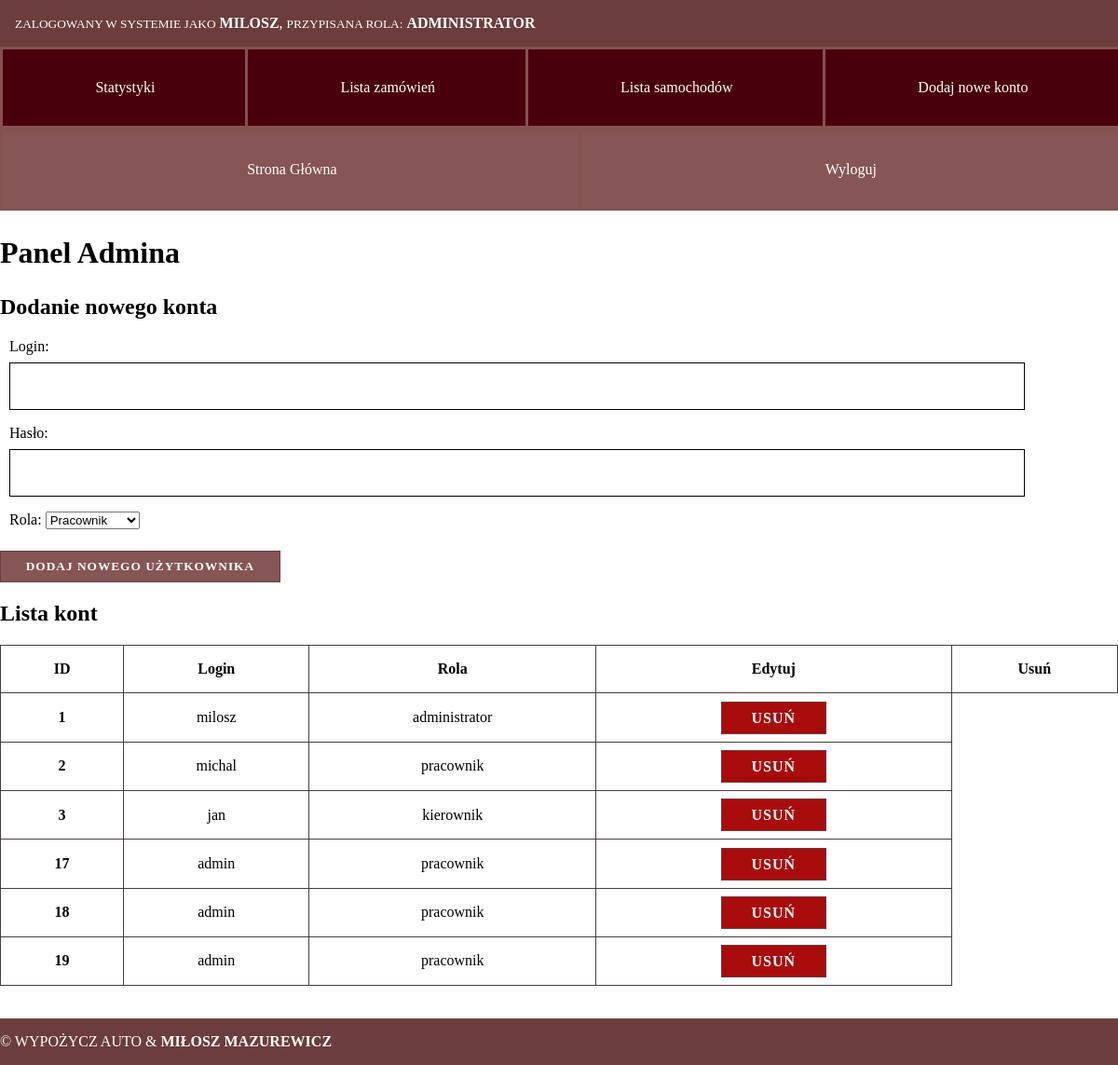
The page /admin/nowe-konto (signed in) on the database its author committed.
### tables this page shows
CREATE TABLE `user` (
  `id` int(11) NOT NULL,
  `login` varchar(255) NOT NULL,
  `password` varchar(255) NOT NULL,
  `role` varchar(32) NOT NULL
);

### Controller/AdminController.php (called while the page is built, shortened)
<?php
class AdminController extends Controller
{
    public function addAccount()
    {
        $users = User::findAll();
        $this->view('addAccount', 'Dodaj nowe konto', [
            'users' => $users
        ]);
    }
}

### App.php (called while the page is built, shortened)
<?php
require_once 'Autoloader.php';
class App
{
    public function __construct()
    {
        new Route();
    }
}

### public/index.php (called while the page is built, shortened)
<?php
require_once '../App.php';
$app = new App();

### Core/Url.php (called while the page is built, shortened)
<?php
class Url
{
    private static function getPath(): string
    {
        $pathUrl = $_SERVER['SCRIPT_NAME'];
        $pathUrl = str_replace('/index.php', '', $pathUrl);
        return $pathUrl;
    }
    public static function to(string $route, array $params = []): string
    {
        if($params) {
            $url = http_build_query($params);
            $route .= '?' . $url;
        }
        return sprintf('%s%s', self::getPath(), $route);
    }
}

### Autoloader.php (called while the page is built, shortened)
<?php
class Autoloader
{
    public static function register()
    {
        spl_autoload_register(function ($class) {
            $directorySeparator = '/';
            $file = str_replace('\\', $directorySeparator, $class).'.php';
            if (file_exists(__PROJECT_DIR__.'/'.$file)) {
                return true;
            }
            return false;
        });
    }
}

### Core/DB.php (called while the page is built, shortened)
<?php
class DB
{
    private static function getConfig()
    {
        return require __PROJECT_DIR__ . '/config/database.php';
    }
    private static function connection(): \PDO
    {
        $dbConfig = self::getConfig();
        $options = [
            \PDO::ATTR_ERRMODE            => \PDO::ERRMODE_EXCEPTION,
            \PDO::ATTR_DEFAULT_FETCH_MODE => \PDO::FETCH_ASSOC,
            \PDO::ATTR_EMULATE_PREPARES   => false,
        ];
        $dsn = sprintf("mysql:host=%s;dbname=%s;charset=utf8mb4;port=%s",
            $dbConfig['host'],
            $dbConfig['db_name'],
            $dbConfig['port'],
        );
        return new \PDO($dsn, $dbConfig['db_user'], $dbConfig['db_pass'], $options);
    }
    private static function prepare(string $query)
    {
        $db = self::connection();
        return $db->prepare($query);
    }
    private static function getQueryBinding(string $query, array $boundParams): \PDOStatement
    {
        $sql = self::prepare($query);
        return $sql;
    }
    public static function queryAll(string $query, array $boundParams = [])
    {
        $sql = self::getQueryBinding($query, $boundParams);
        $sql->execute();
        return $sql->fetchAll();
    }
}

### Model/User.php (called while the page is built, shortened)
<?php
class User
{
    public static function findAll(): array
    {
        return DB::queryAll("SELECT * FROM user");
    }
}

### views/admin/addAccount.php (the view, shortened to what this page needs)
<h1>Panel Admina</h1>
<h2>Dodanie nowego konta</h2>
<form action="<?php echo Url::to('/admin/nowe-konto-dodaj') ?>" method="post" class="">
    <div class="form-row">
        <label class="form-label" for="login">Login: </label>
        <input type="text" name="login" id="login" required />
    </div>
    <div class="form-row">
        <label class="form-label" for="password">Hasło: </label>
        <input type="password" name="password" id="password" required />
    </div>
    <div class="form-row">
        <label class="form-label" for="role">Rola: </label>
        <select name="role" id="role" required>
            <option value="pracownik">Pracownik</option>
        </select>
    </div>
    <div class="row">
        <input type="submit" class="btn btn-1" value="Dodaj nowego użytkownika" />
    </div>
</form>
<h2>Lista kont</h2>
<div class="table-responsive">
    <table class="table">
        <thead>
            <tr>
                <th>ID</th>
                <th>Login</th>
                <th>Rola</th>
                <th>Edytuj</th>
                <th>Usuń</th>
            </tr>
        </thead>
        <tbody>
            <?php foreach($users as $user): ?>
            <tr>
                <th><?php echo $user['id'] ?></th>
                <td><?php echo $user['login'] ?></td>
                <td><?php echo $user['role'] ?></td>
                <td><a href="<?php echo Url::to('/admin/konto/usun', ['id' => $user['id']]) ?>" class="btn btn-delete" title="Usuń">Usuń</a></td>
            </tr>
            <?php endforeach; ?>
        </tbody>
    </table>
</div>

### public/css/style.css (style rules this page uses)
html { position: relative; min-height: 100vh; }
html, body { margin: 0; padding: 0; color: #000; }
a { color: #000; }
.btn { text-align: center; text-decoration: none; vertical-align: middle; background: #865555; padding: 8px 2em; border: 1px solid #6c3d3d; color: #fff; text-transform: uppercase; font-weight: bold; font-family: "Avenir Next", serif; letter-spacing: 1px; }
.btn-delete { background: #a80c0c; }
input[type=text], input[type=password], textarea { display: block; width: 90%; padding: .6rem .8rem; font-size: 1em; font-weight: 400; line-height: 1.5; background: #fff; border: 1px solid #000000; height: 30px; }
label.form-label { margin-bottom: .5rem; display: inline-block; }
.form-row { margin-bottom: 1em; padding: 0 10px; }
table { border-collapse: collapse; }
.table { width: 100%; }
table td, table th { padding: 1em; border: 1px solid #493e3e; }
.table td, .table th { text-align: center; }
h1 { font-size: 2em; }
.table-responsive { width: 100%; position: relative; overflow-x: scroll; }

### rows shown on the page
user: id "1", login "milosz", role "administrator"
user: id "2", login "michal", role "pracownik"
user: id "3", login "jan", role "kierownik"
user: id "17", login "admin", role "pracownik"
user: id "18", login "admin", role "pracownik"
user: id "19", login "admin", role "pracownik"

### other values the page prints
Auth::getLogin() "MILOSZ"
Auth::getRole() "ADMINISTRATOR"
